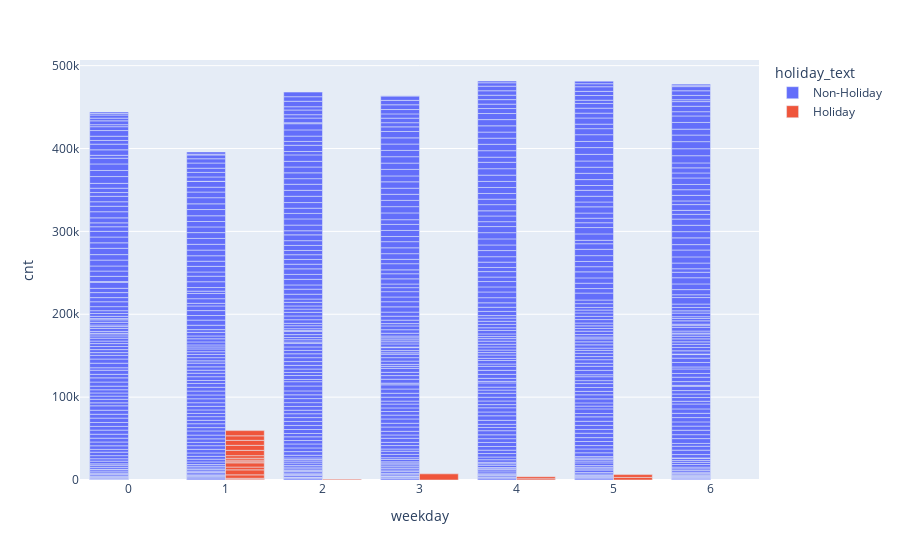

Here is the notebook cell this chart was saved with:
### Code cell
px.bar(bike, x="weekday", y="cnt", color='holiday_text', barmode='group',)

### Figure 1 — Plotly figure (JSON) as saved in the notebook; plotly's stock layout.template omitted (floating-point values rounded to 4 significant figures; data arrays with more than 128 entries replaced by an {"elided": "..."} marker saying what was removed)
{"data": [{"alignmentgroup": "True", "hovertemplate": "holiday_text=Non-Holiday<br>weekday=%{x}<br>cnt=%{y}<extra></extra>", "legendgroup": "Non-Holiday", "marker": {"color": "#636efa", "pattern": {"shape": ""}}, "name": "Non-Holiday", "offsetgroup": "Non-Holiday", "orientation": "v", "showlegend": true, "textposition": "auto", "type": "bar", "x": {"elided": "709 int values"}, "xaxis": "x", "y": {"elided": "709 int values"}, "yaxis": "y"}, {"alignmentgroup": "True", "hovertemplate": "holiday_text=Holiday<br>weekday=%{x}<br>cnt=%{y}<extra></extra>", "legendgroup": "Holiday", "marker": {"color": "#EF553B", "pattern": {"shape": ""}}, "name": "Holiday", "offsetgroup": "Holiday", "orientation": "v", "showlegend": true, "textposition": "auto", "type": "bar", "x": [1, 1, 5, 1, 1, 1, 1, 5, 4, 1, 1, 1, 1, 1, 1, 3, 1, 1, 1, 4, 2], "xaxis": "x", "y": [1000, 1107, 3126, 4098, 6043, 3351, 5117, 3368, 1495, 1317, 1951, 2298, 3129, 6370, 6043, 7403, 6034, 5478, 6269, 2425, 1013], "yaxis": "y"}], "layout": {"barmode": "group", "legend": {"title": {"text": "holiday_text"}, "tracegroupgap": 0}, "margin": {"t": 60}, "xaxis": {"anchor": "y", "domain": [0, 1], "title": {"text": "weekday"}}, "yaxis": {"anchor": "x", "domain": [0, 1], "title": {"text": "cnt"}}}}
